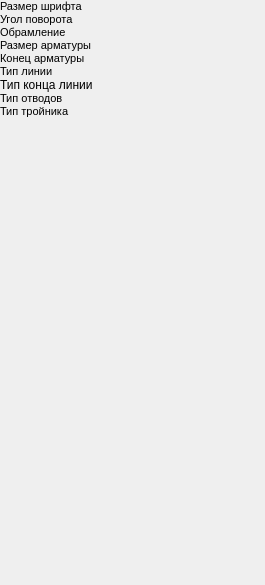
<?xml version="1.0" encoding="UTF-8"?>
<ui version="4.0">
 <class>PropertyTreeWidget</class>
 <widget class="QWidget" name="PropertyTreeWidget">
  <property name="enabled">
   <bool>true</bool>
  </property>
  <property name="geometry">
   <rect>
    <x>0</x>
    <y>0</y>
    <width>265</width>
    <height>585</height>
   </rect>
  </property>
  <property name="windowTitle">
   <string>Form</string>
  </property>
  <layout class="QVBoxLayout" name="verticalLayout">
   <property name="spacing">
    <number>0</number>
   </property>
   <property name="leftMargin">
    <number>0</number>
   </property>
   <property name="topMargin">
    <number>0</number>
   </property>
   <property name="rightMargin">
    <number>0</number>
   </property>
   <property name="bottomMargin">
    <number>0</number>
   </property>
   <item>
    <layout class="QVBoxLayout" name="verticalLayout_2">
     <item>
      <widget class="QLabel" name="label_8">
       <property name="font">
        <font>
         <pointsize>8</pointsize>
         <weight>50</weight>
         <bold>false</bold>
        </font>
       </property>
       <property name="text">
        <string>Размер шрифта</string>
       </property>
       <property name="indent">
        <number>-1</number>
       </property>
      </widget>
     </item>
     <item>
      <layout class="QHBoxLayout" name="horizontalLayout_11">
       <property name="spacing">
        <number>0</number>
       </property>
      </layout>
     </item>
     <item>
      <widget class="QLabel" name="label_2">
       <property name="font">
        <font>
         <pointsize>8</pointsize>
         <weight>50</weight>
         <bold>false</bold>
        </font>
       </property>
       <property name="text">
        <string>Угол поворота</string>
       </property>
      </widget>
     </item>
     <item>
      <layout class="QHBoxLayout" name="horizontalLayout_12">
       <property name="spacing">
        <number>0</number>
       </property>
      </layout>
     </item>
     <item>
      <widget class="QLabel" name="label">
       <property name="font">
        <font>
         <pointsize>8</pointsize>
         <weight>50</weight>
         <bold>false</bold>
        </font>
       </property>
       <property name="text">
        <string>Обрамление</string>
       </property>
      </widget>
     </item>
     <item>
      <layout class="QHBoxLayout" name="horizontalLayout_13">
       <property name="spacing">
        <number>0</number>
       </property>
      </layout>
     </item>
    </layout>
   </item>
   <item>
    <layout class="QVBoxLayout" name="verticalLayout_3">
     <item>
      <widget class="QLabel" name="label_5">
       <property name="font">
        <font>
         <pointsize>8</pointsize>
         <weight>50</weight>
         <bold>false</bold>
        </font>
       </property>
       <property name="text">
        <string>Размер арматуры</string>
       </property>
      </widget>
     </item>
     <item>
      <layout class="QHBoxLayout" name="horizontalLayout_21">
       <property name="spacing">
        <number>0</number>
       </property>
      </layout>
     </item>
     <item>
      <widget class="QLabel" name="label_4">
       <property name="font">
        <font>
         <pointsize>8</pointsize>
         <weight>50</weight>
         <bold>false</bold>
        </font>
       </property>
       <property name="text">
        <string>Конец арматуры</string>
       </property>
      </widget>
     </item>
     <item>
      <layout class="QHBoxLayout" name="horizontalLayout_22">
       <property name="spacing">
        <number>0</number>
       </property>
      </layout>
     </item>
    </layout>
   </item>
   <item>
    <layout class="QVBoxLayout" name="verticalLayout_4">
     <item>
      <widget class="QLabel" name="label_7">
       <property name="font">
        <font>
         <pointsize>8</pointsize>
         <weight>50</weight>
         <bold>false</bold>
        </font>
       </property>
       <property name="text">
        <string>Тип линии</string>
       </property>
      </widget>
     </item>
     <item>
      <layout class="QHBoxLayout" name="horizontalLayout_31">
       <property name="spacing">
        <number>0</number>
       </property>
      </layout>
     </item>
     <item>
      <widget class="QLabel" name="label_9">
       <property name="text">
        <string>Тип конца линии</string>
       </property>
      </widget>
     </item>
     <item>
      <layout class="QHBoxLayout" name="horizontalLayout_34"/>
     </item>
     <item>
      <widget class="QLabel" name="label_6">
       <property name="font">
        <font>
         <pointsize>8</pointsize>
         <weight>50</weight>
         <bold>false</bold>
        </font>
       </property>
       <property name="text">
        <string>Тип отводов</string>
       </property>
      </widget>
     </item>
     <item>
      <layout class="QHBoxLayout" name="horizontalLayout_32">
       <property name="spacing">
        <number>0</number>
       </property>
      </layout>
     </item>
     <item>
      <widget class="QLabel" name="label_3">
       <property name="font">
        <font>
         <pointsize>8</pointsize>
         <weight>50</weight>
         <bold>false</bold>
        </font>
       </property>
       <property name="text">
        <string>Тип тройника</string>
       </property>
      </widget>
     </item>
     <item>
      <layout class="QHBoxLayout" name="horizontalLayout_33">
       <property name="spacing">
        <number>0</number>
       </property>
      </layout>
     </item>
    </layout>
   </item>
   <item>
    <spacer name="verticalSpacer">
     <property name="orientation">
      <enum>Qt::Vertical</enum>
     </property>
     <property name="sizeHint" stdset="0">
      <size>
       <width>20</width>
       <height>40</height>
      </size>
     </property>
    </spacer>
   </item>
  </layout>
 </widget>
 <resources/>
 <connections/>
</ui>
